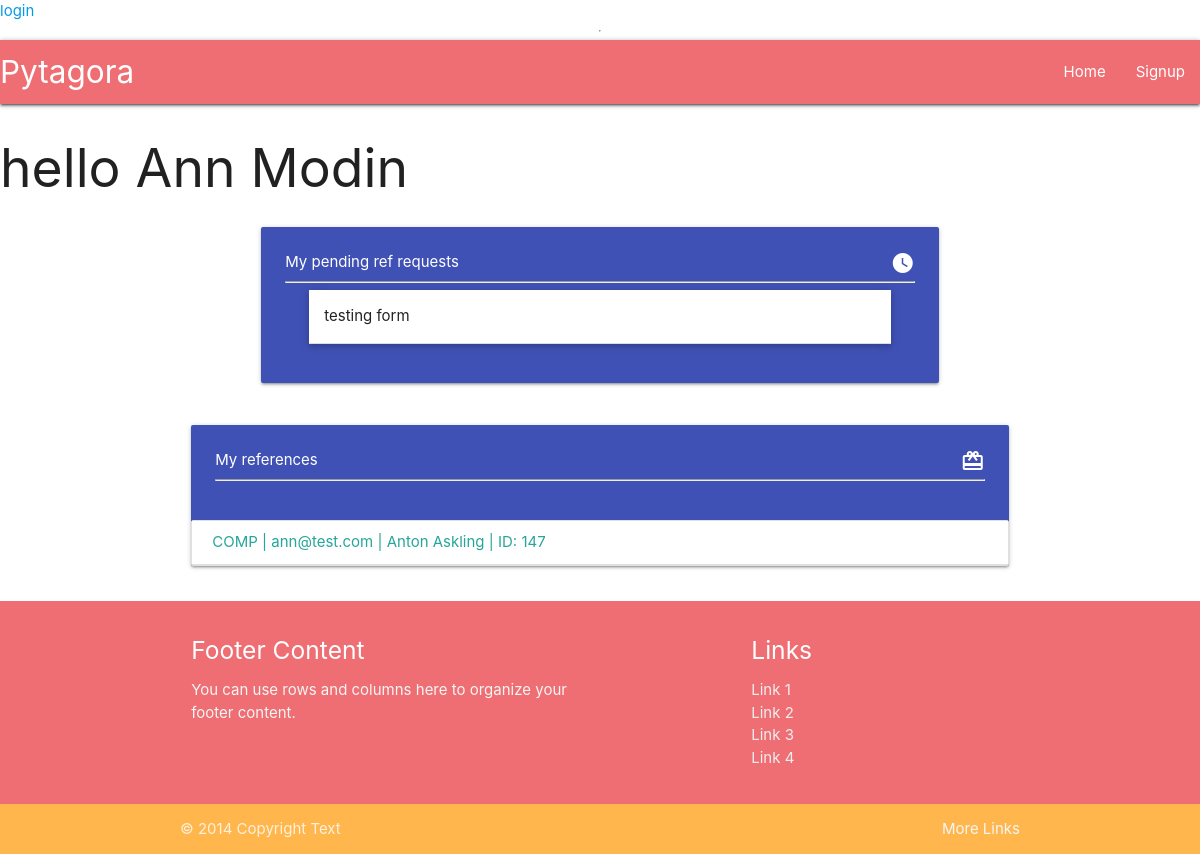
The app's page /profile/7/, older data.
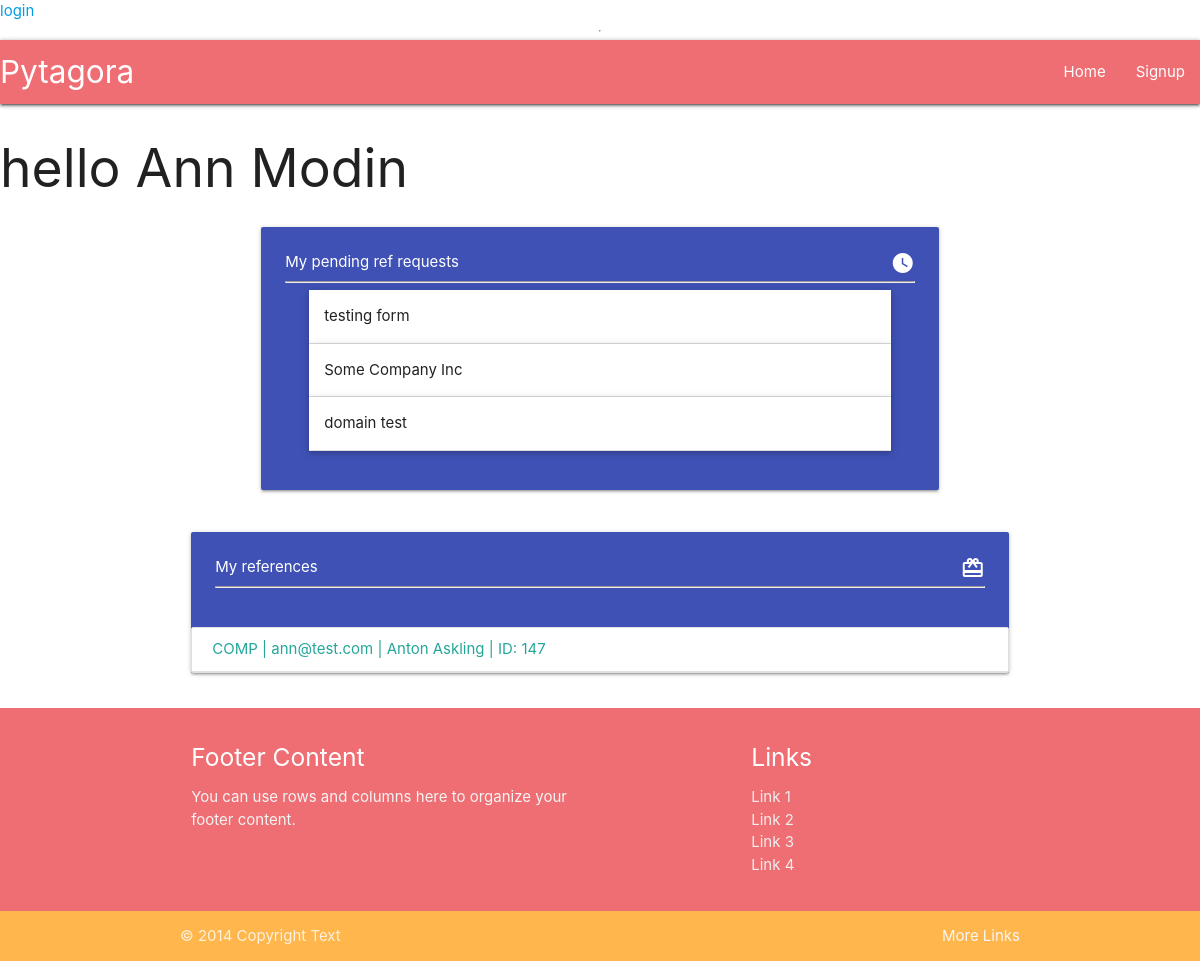
The same page, newer data.
### userprofile/models.py (models this page shows, shortened)
class RefRequest(models.Model):
    profile = models.ForeignKey(Profile, verbose_name=_("profile"), on_delete=models.CASCADE)
    company_name = models.CharField(_("company name"), max_length=100, null=True, blank=True)
    company_slug = models.SlugField(_("company_slug"), null=True, blank=True, unique=False, max_length=150)
    date_from = models.DateField( verbose_name=_("date from"))
    date_to = models.DateField(verbose_name=_("date to"))
    to_email = models.EmailField(_("to email"), max_length=254, null=True, blank=True)
    UNINITIATED = "UNIN"
    PENDING = "PEND"
    COMPLETE = "COMP"
    STATUS_CHOICES = [
        (UNINITIATED, "Uninitiated"),
        (PENDING, "Pending"),
        (COMPLETE, "Complete"),
    ]
    status = models.CharField(_("status"), max_length=4, choices=STATUS_CHOICES, default=UNINITIATED,)
    time_sent = models.DateTimeField(_("time_sent"), auto_now_add=True, null=True)
    class Meta:
        verbose_name = "Reference request"
        verbose_name_plural = "Reference requests"

class RefResponse(models.Model):
    ref_request = models.OneToOneField(RefRequest, verbose_name=_("request to"), on_delete=models.CASCADE)
    profile = models.ForeignKey(Profile, verbose_name=_("profile"), on_delete=models.CASCADE, null=True, blank=True)
    first_name = models.CharField(_("first_name"), max_length=50, null=True, blank=True)
    last_name = models.CharField(_("last name"), max_length=50, null=True, blank=True)
    company_name = models.CharField(_("company name"), max_length=50, null=True, blank=True)
    title = models.CharField(_("title"), max_length=50)
    BOSS = "BOSS"
    COLLEAGUE = "COLL"
    CONSULTANT = "CONS"
    OTHER = "OTH"
    RELATION_CHOICES = [
        (BOSS, "I was a manager"),
        (COLLEAGUE, " I was a colleague"),
        (CONSULTANT, "he/she was temporary consultant"),
        (OTHER, "Other")
    ]
    relation = models.CharField(_("relation to referee"), choices=RELATION_CHOICES, default=BOSS, max_length=4)
    other_relation = models.CharField(_('if "Other", please specify'), max_length=80, null=True, blank=True)
    main_tasks = models.TextField(_("describe main tasks"))
    elaborate = models.TextField(_("elaborate"))
    extra = models.TextField(_("extra"))
    email = models.EmailField(_("your email"), max_length=254)
    referee_first_name = models.CharField(_("referee first name"), max_length=50)
    referee_last_name = models.CharField(_("referee last name"), max_length=50)
    completed = models.BooleanField(_("is completed"), default=False)
    time_added = models.DateTimeField(_("time added"), auto_now=True)
    def get_full_name(self):
        return f"{self.first_name} {self.last_name}"
    class Meta:
        verbose_name = "Reference response"
        verbose_name_plural = "Reference responses"
        ordering = ["ref_request"]

### userprofile/views.py (the view)
# urls.py: path("profile/<int:pk>/", ProfileView.as_view(), name ="profile"),
class ProfileView(ListView):
    model = RefRequest
    def get(self, request, *args, **kwargs):
        profile = Profile.objects.get(id=kwargs["pk"])
        requests = profile.refrequest_set.all()
        return render(
            self.request,
            "userprofile/profile.html",
            {
                "profile": profile,
                "requests": requests,
            })

### userprofile/models.py (called while the page is built)
    def __str__(self):
        return f"{self.first_name} {self.last_name}"

### userprofile/templates/userprofile/profile.html (shortened to what this page needs)
{% extends "base.html" %}
{% block content %}
    <h2>hello {{ profile }}</h2>
    <div class="container">
        {% include "./components/profile_pending_requests.html" %}
        <div class="row">
            <div class="col s12">
                <div class="card indigo">
                    <div class="card-content">
                        <span class="white-text">My references <i class="material-icons right">redeem</i></span>
                        <hr/>
                    </div>
                    <div class=" collection">
                        {% for request in requests %}
                        {% if request.status == "COMP" %}
                        <a data-target="{{ request.refresponse.id }}" class="modal-trigger  collection-item" href="">{{ request.status }} | {{ request.refresponse.email }} | {{ request.refresponse.get_full_name }} | ID:  {{ request.refresponse.id }} </a>
                        {% endif %}
                        {% endfor %}
                    </div>
                </div>
            </div>
        </div>
    </div>
{% endblock content %}

### userprofile/templates/userprofile/components/profile_pending_requests.html (shortened to what this page needs)
<div class="row">
    <div class="col s12 l10 offset-l1">
        <div class="card-panel indigo">
            <span class="white-text ">My pending ref requests <i class="material-icons right" >watch_later</i> </span>
            <hr/>
            <ul class="collapsible popout">
            {% for request in requests %}
                {% if request.status == "PEND" %}
                <li>
                    <div class="collapsible-header"> <span class="truncate">{{ request.company_name }}</span></div>
                  </li>
                  {% endif %}
            {% endfor %}
             </ul>
        </div>
    </div>
</div>

Row changes from the older to the newer data that the page shows:
added RefRequest: company_name "Some Company Inc", shown under "hello Ann Modin"
added RefRequest: company_name "domain test", shown under "hello Ann Modin"
